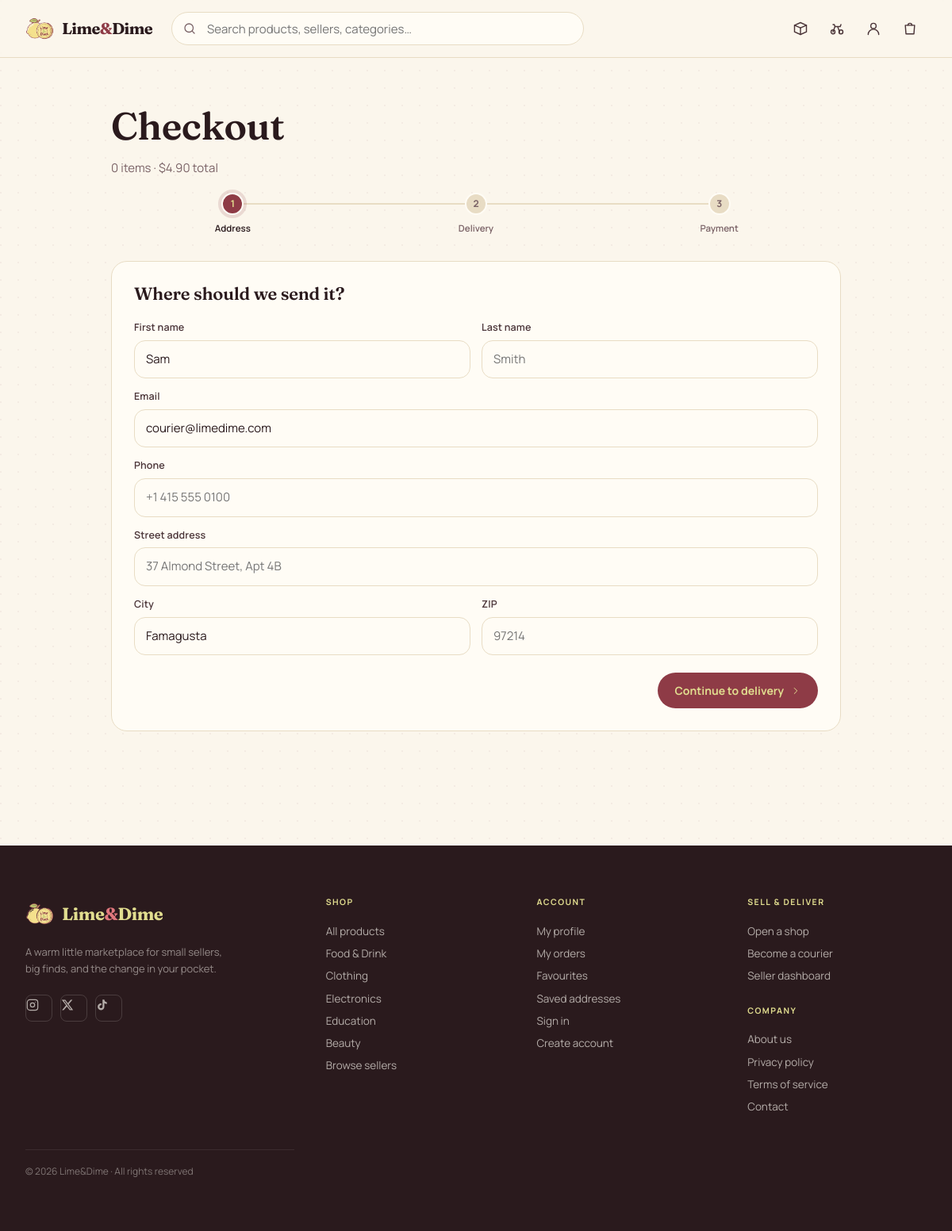
/checkout.php (signed in), run on the app's committed database.
### tables this page shows
CREATE TABLE `users` (
  `id` int(10) UNSIGNED NOT NULL,
  `name` varchar(120) NOT NULL,
  `email` varchar(180) NOT NULL,
  `password` varchar(255) NOT NULL,
  `phone` varchar(30) DEFAULT NULL,
  `dob` date DEFAULT NULL,
  `city` varchar(100) DEFAULT NULL,
  `role` enum('customer','seller','courier','admin') NOT NULL DEFAULT 'customer',
  `status` enum('active','pending','suspended') NOT NULL DEFAULT 'active',
  `created_at` timestamp NOT NULL DEFAULT current_timestamp(),
  `avatar` varchar(200) DEFAULT NULL,
  `is_online` tinyint(1) DEFAULT 0
);

### _partials/session.php (called while the page is built, shortened)
<?php
function current_user() {
    return $_SESSION['user'] ?? null;
}

### checkout.php (the view, shortened to what this page needs)
<?php
include '_partials/data.php';
include '_partials/icons.php';
$u = current_user();
$user_row = [];
if ($u) {
    $uid = (int)$u['id'];
    $result = mysqli_query($conn, "SELECT * FROM users WHERE id = $uid");
    if ($result) {
        $user_row = mysqli_fetch_assoc($result) ?: [];
    }
}
$name_parts = explode(' ', $u['name'] ?? '', 2);
$pre_first  = htmlspecialchars($name_parts[0] ?? '');
$pre_last   = htmlspecialchars($name_parts[1] ?? '');
$pre_email  = htmlspecialchars($u['email'] ?? '');
$pre_phone  = htmlspecialchars($user_row['phone'] ?? '');
$pre_city   = htmlspecialchars($user_row['city']  ?? '');
include '_partials/header.php';
?>
<div class="container container-narrow page">
    <h1 class="h1" style="margin-bottom:8px;">Checkout</h1>
    <p class="muted" id="checkout-summary" style="margin-bottom:20px;">Loading cart…</p>
    <div class="tracker" style="margin-bottom:32px;" id="step-tracker">
        <?php foreach (['Address', 'Delivery', 'Payment'] as $i => $s): ?>
        <div class="tracker-step" id="tracker-<?= $i ?>">
            <div class="dot"><?= $i + 1 ?></div>
            <div class="lbl"><?= $s ?></div>
        </div>
        <?php endforeach; ?>
    </div>
    <div class="card" style="padding:28px;">
        <div id="step-0">
            <h3 class="h3" style="margin-top:0;">Where should we send it?</h3>
            <div style="display:grid;grid-template-columns:1fr 1fr;gap:14px;margin-top:18px;">
                <div class="field"><label>First name</label><input name="fname" value="<?= $pre_first ?>" placeholder="Jane"></div>
                <div class="field"><label>Last name</label><input name="lname" value="<?= $pre_last ?>" placeholder="Smith"></div>
                <div class="field" style="grid-column:1/-1;"><label>Email</label><input type="email" name="email" value="<?= $pre_email ?>" placeholder="you@example.com"></div>
                <div class="field" style="grid-column:1/-1;"><label>Phone</label><input name="phone" value="<?= $pre_phone ?>" placeholder="+1 415 555 0100"></div>
                <div class="field" style="grid-column:1/-1;"><label>Street address</label><input name="address" placeholder="37 Almond Street, Apt 4B"></div>
                <div class="field"><label>City</label><input name="city" value="<?= $pre_city ?>" placeholder="Portland"></div>
                <div class="field"><label>ZIP</label><input name="zip" placeholder="97214"></div>
            </div>
            <div style="display:flex;justify-content:flex-end;margin-top:22px;">
                <button class="btn btn-primary" onclick="goStep(1)">Continue to delivery <?= icon_chev(14) ?></button>
            </div>
        </div>
    </div>
</div>
<?php include '_partials/footer.php'; ?>

### assets/css/styles.css (style rules this page uses)
:root { --wine: #8E3B46; --wine-deep: #6E2A34; --wine-soft: #B85B66; --lime: #E1DD8F; --lime-deep: #C8C36A; --lime-soft: #EEEAB5; --coral: #E0777D; --coral-deep: #C85A60; --coral-soft: #F0B0B4; --blue: #4C86A8; --blue-deep: #356A8A; --teal: #477890; --teal-deep: #345A6E; --bg: #FBF6EC; --bg-2: #F4ECDA; --surface: #FFFCF5; --surface-2: #FFF8E8; --ink: #2A1A1D; --ink-2: #4A3438; --ink-3: #7A6266; --ink-4: #A99294; --line: #E8DCC4; --line-soft: #F0E6D2; --cat-food: #E0777D; --cat-clothing: #8E3B46; --cat-electronics: #4C86A8; --cat-education: #477890; --cat-beauty: #C8A87A; --serif: 'Fraunces', Georgia, serif; --sans: 'Manrope', ui-sans-serif, system-ui, sans-serif; --r-sm: 8px; --r: 14px; --r-lg: 20px; --r-pill: 999px; --shadow-sm: 0 1px 2px rgba(50,20,25,.06); --shadow: 0 2px 8px rgba(50,20,25,.08), 0 1px 2px rgba(50,20,25,.04); --shadow-lg: 0 12px 32px rgba(50,20,25,.12), 0 2px 6px rgba(50,20,25,.06); }
* { box-sizing:border-box }
html,body { margin:0;padding:0 }
body { font-family:var(--sans); color:var(--ink); background:var(--bg); -webkit-font-smoothing:antialiased; text-rendering:optimizeLegibility; font-size:15px; line-height:1.5; }
button { font:inherit;color:inherit;cursor:pointer }
input,select,textarea { font:inherit;color:inherit }
body::before { content:""; position:fixed;inset:0; background-image:radial-gradient(circle at 1px 1px,rgba(110,42,52,0.05) 1px,transparent 0); background-size:22px 22px; pointer-events:none; z-index:0; }
.h1,.h2,.h3,.h4,.display { font-family:var(--serif); font-weight:600; letter-spacing:-0.01em; line-height:1.1; color:var(--ink); }
.h1 { font-size:48px }
.h3 { font-size:22px }
.muted { color:var(--ink-3) }
.container { width:100%;max-width:1320px;margin:0 auto;padding:0 32px }
.container-narrow { max-width:920px }
.page { padding:28px 0 64px;flex:1 }
.btn { display:inline-flex;align-items:center;justify-content:center;gap:8px; padding:11px 20px;font-weight:700;font-size:14px; border-radius:var(--r-pill);border:1px solid transparent; background:var(--ink);color:var(--lime); transition:transform .12s,box-shadow .12s,background .12s,opacity .12s; }
.btn-primary { background:var(--wine);color:var(--lime) }
.card { background:var(--surface);border:1px solid var(--line); border-radius:var(--r-lg);overflow:hidden; transition:transform .15s,box-shadow .15s,border-color .15s; }
.field { display:flex;flex-direction:column;gap:6px }
.field label { font-size:12.5px;font-weight:600;color:var(--ink-2);letter-spacing:.01em }
.field input,.field select,.field textarea { width:100%;border:1px solid var(--line);background:var(--surface); border-radius:var(--r);padding:12px 14px;outline:none; transition:border-color .15s,box-shadow .15s; }
.tracker { display:flex;align-items:center;margin:18px 0 }
.tracker-step { flex:1;display:flex;flex-direction:column;align-items:center;gap:8px;position:relative }
.tracker-step .dot { width:28px;height:28px;border-radius:999px;background:var(--line);color:var(--ink-3);display:flex;align-items:center;justify-content:center;font-weight:700;font-size:12px;border:2px solid var(--surface);position:relative;z-index:1 }
.tracker-step.now .dot { background:var(--wine);color:var(--lime);box-shadow:0 0 0 4px rgba(142,59,70,.15) }
.tracker-step .lbl { font-size:11.5px;font-weight:600;color:var(--ink-3) }
.tracker-step.done .lbl,.tracker-step.now .lbl { color:var(--ink) }
.tracker-step:not(:last-child)::after { content:"";position:absolute;left:50%;right:-50%;top:13px;height:2px;background:var(--line);z-index:0 }

### data on the page
users: fname "Sam", email "courier@limedime.com", city "Famagusta"

### other printed values
$s "Address"
$s "Delivery"
$s "Payment"
